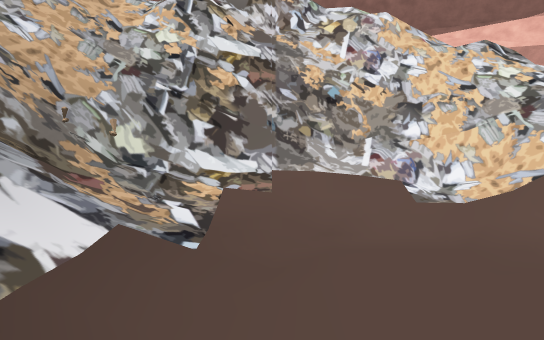
View 1 (above)

20 first-person views from a walk through a scene from a Unity 3-D project. The camera is 1.5 m above the floor, tilts 4° down and sees 70° across. The floor is counted in squares, 2 m on a side. Each view is taken from the middle of a square. On the plan, view 1 faces up. The plan holds only what a view shows up to about 12 squares ahead; the rest is blank. The place goes on beyond the plan. The player is left out. Door leaves are left out, so doorways stand open. Some surface patterns are stand-ins.

View 2
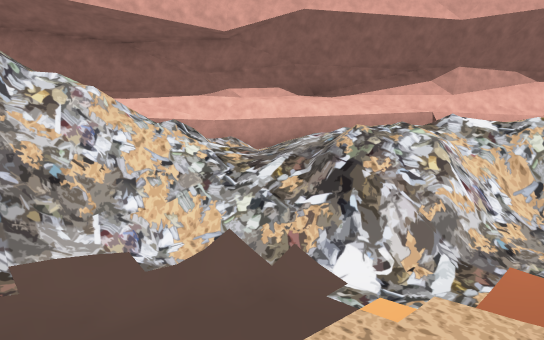

View 3
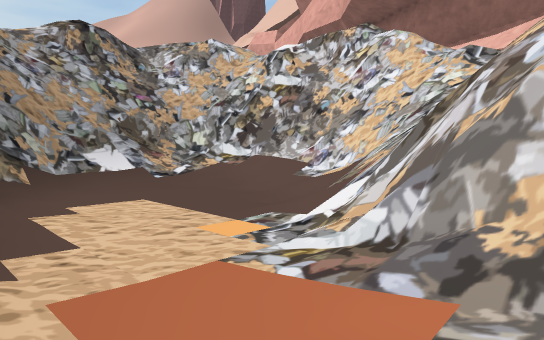

View 4
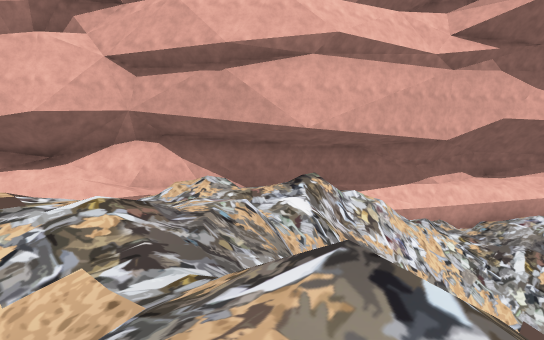

View 5
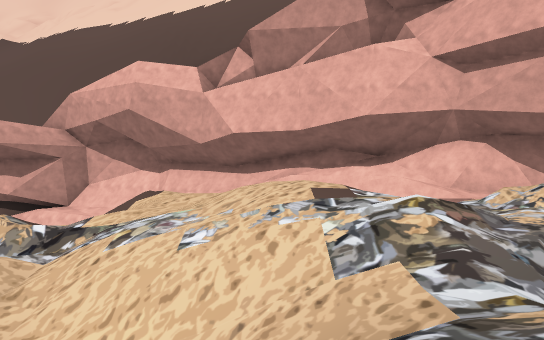

View 6
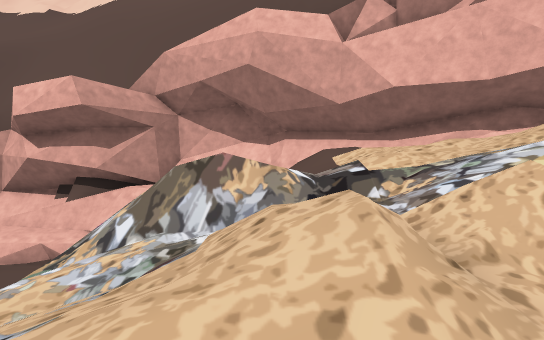

View 7
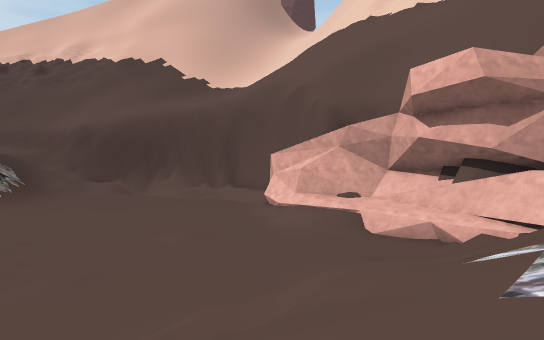

View 8
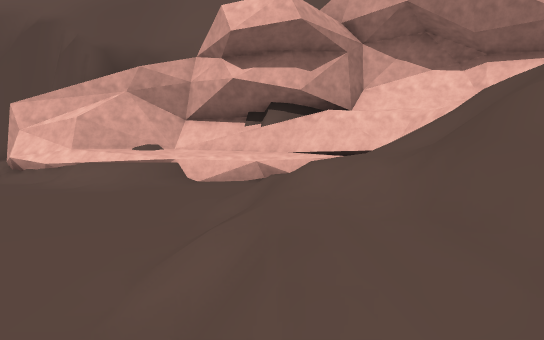

View 9
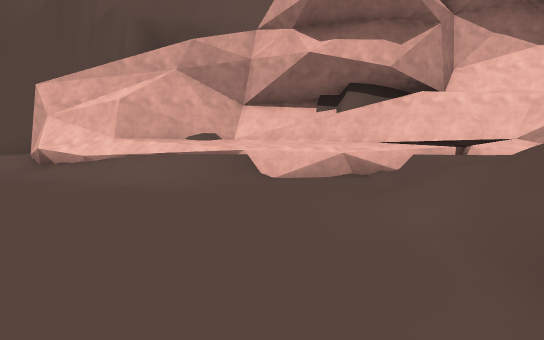

View 10
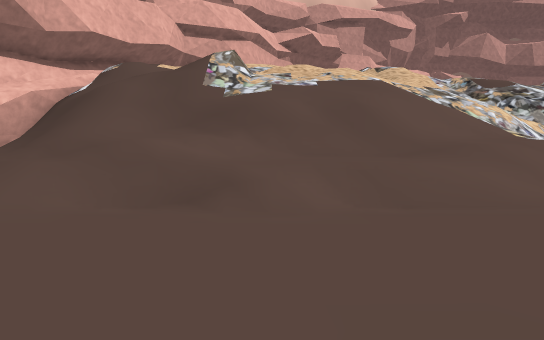

View 11
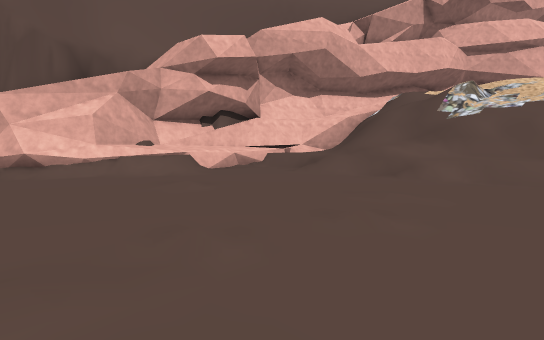

View 12
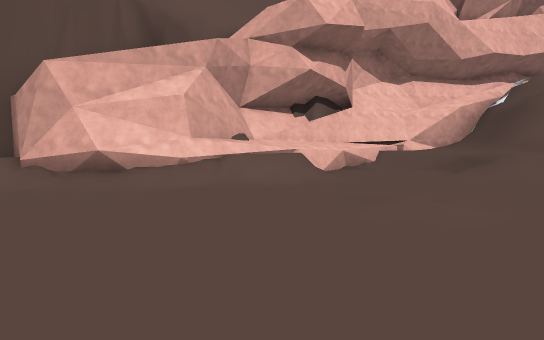

View 13
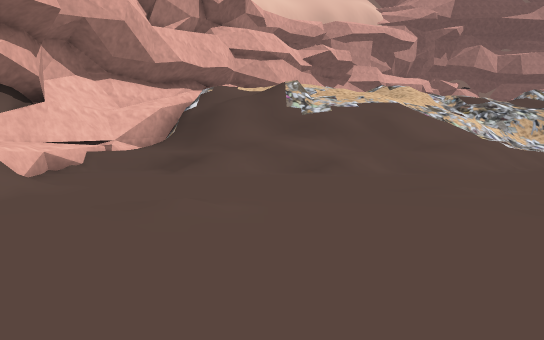

View 14
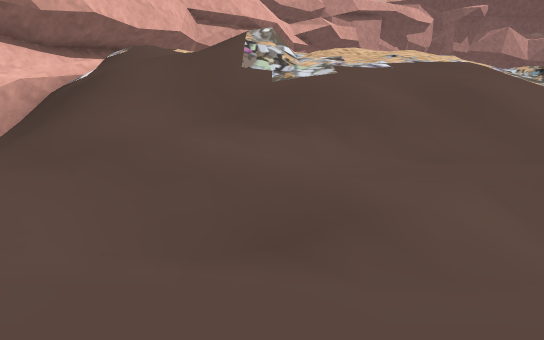

View 15
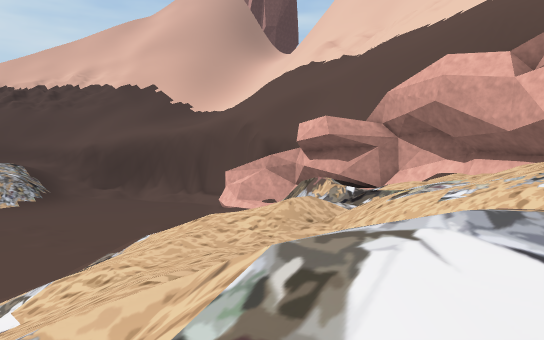

View 16
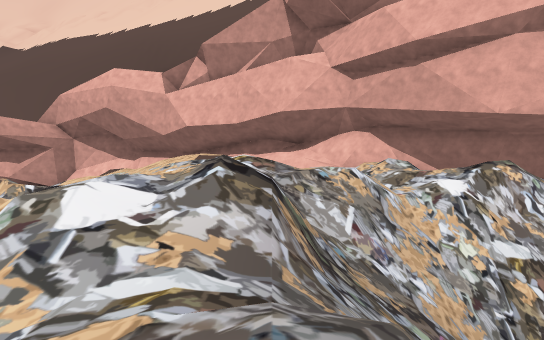

View 17
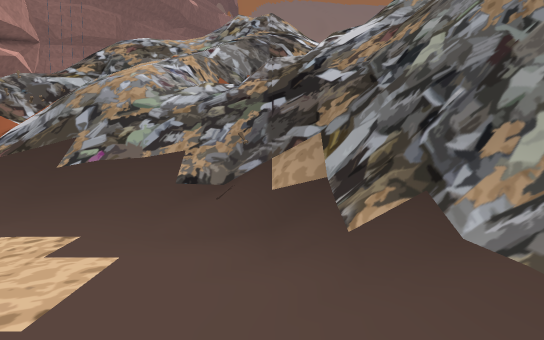

View 18
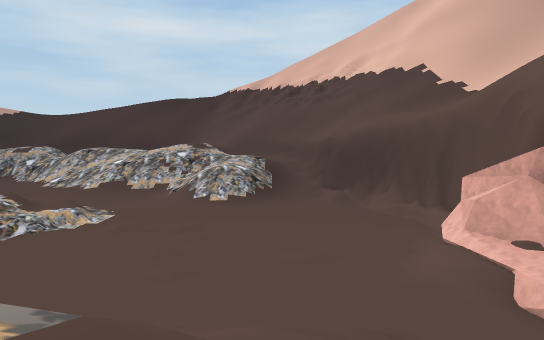

View 19
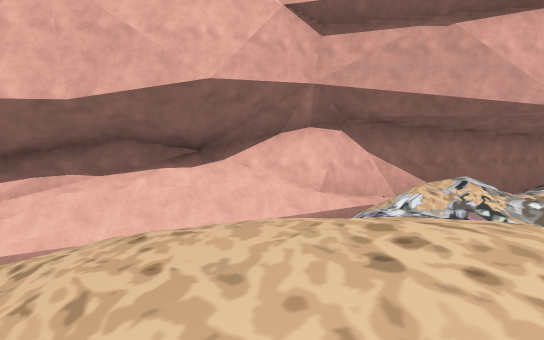

View 20
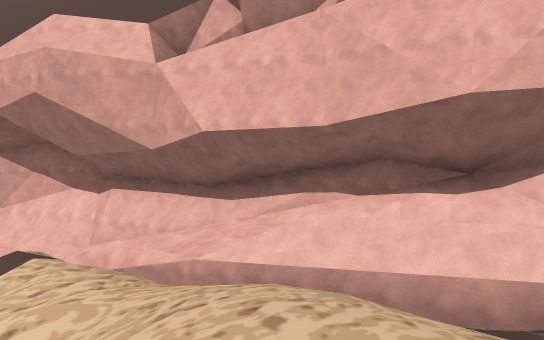

### Floor plan
Key: @ floor where view 1 was taken; # wall or solid block; . main floor; : floor 1.5 m higher than the main floor; + floor 3.25 m higher than the main floor; * floor 4.75 m higher than the main floor; % floor 6.5 m higher than the main floor; & floor 8 m higher than the main floor; / step, stairs or slope; = window, fence, low wall or low ledge; v drop or lower ground; O other object.
Columns run from 27 left of view 1 to 10 right of it. Each row starts with its distance up from view 1.
 19            vvvvvv
 18 v   vvv    v    vv
 17 ###vv  ###  #### vv
 16  .###########//###
 15  ..###:::://##///####
 14  ...//:/...///////%/###
 13  ........../:: vv//%%/###
 12  ........../:///////=///##
 11 ..........///// //////=//###
 10 ..........//////%/%%/ ////%##
  9 ........../://////%/&/  /// ####
  8 ........../////==/%/&&  %/%//=####
  7 .........///////////&& ////#=v//###
  6 ........../////////////&=/vv#=//+/##
  5 ..........///////%//////=###/==////##
  4  .........//////%%/ ///=#O////////* ##
  3 . ........//://///%  /////././/////* #
  2     ....  ./:////////////:/..../=////
  1     ..     // ///////////=/.....//##/
  0                ///   /%/ ##@.....///
 -1                 //    %  #/.///. .

Where each view was taken, in squares from view 1:
view 1: 0 up, 0 right, facing up
view 2: 1 down, 1 left, facing up-right
view 3: 1 down, 6 right, facing up-left
view 4: 2 up, 7 left, facing up-right
view 5: 2 up, 7 left, facing up
view 6: 4 up, 11 left, facing up
view 7: 4 up, 13 left, facing up-left
view 8: 4 up, 17 left, facing up
view 9: 6 up, 19 left, facing up
view 10: 7 up, 22 left, facing right
view 11: 3 up, 27 left, facing up-right
view 12: 8 up, 27 left, facing up-right
view 13: 9 up, 27 left, facing right
view 14: 8 up, 20 left, facing right
view 15: 1 up, 6 left, facing up-left
view 16: 1 down, 5 left, facing up
view 17: 3 up, 0 right, facing down
view 18: 9 up, 11 left, facing left
view 19: 7 up, 8 left, facing up-right
view 20: 7 up, 7 left, facing up
